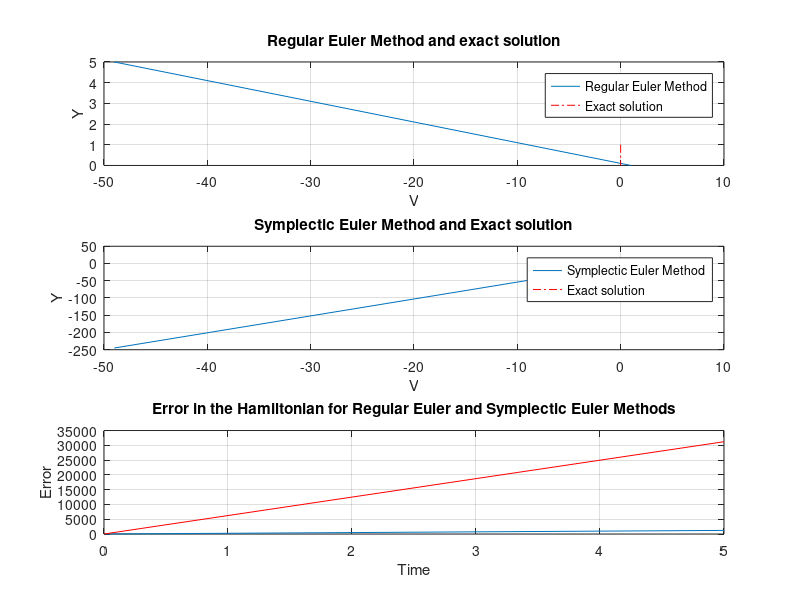

This chart was generated by the following MATLAB code:
%-----homework #5--- Problem 8------
clear all
clc



h=input('enter the step size: h=')
t=input('enter the time: t=')
a=input('enter the constant(gamma): a=')

% h=.05;
% t=50;
% a=.015;

xspan=[0 t];

Y1(1)=0;
V1(1)=1;

w=1;
x=xspan(1):h:xspan(2);

for n=1:length(x)-1
    
    Y1(n+1) = Y1(n) + h*V1(n) ;
    V1(n+1) = V1(n) +(h)*(-2*a*V1(n)-w^2*Y1(n));
    
end

H1=(V1.^2+Y1.^2)/2;

Y2(1)=0;
V2(1)=1;

for n=1:length(x)-1
    
    V2(n+1) = V2(n) + h*(-2*a*V2(n)-(w^2)*Y2(n)) ;
    Y2(n+1) = Y2(n) +(h)*V2(n+1);
    
end

H2=(V2.^2+Y2.^2)/2;

for i=1:length(x)
    y_exact(i)=exp(-a*x(i))*(1/w)*sin(w*x(i));
    v_exact(i)=exp(-a*x(i))*(1/w)*(-a*sin(w*x(i))+cos(w*x(i)));
end

H_exact=(v_exact.^2+y_exact.^2)/2;

Error1 = ( H1-H_exact) ;
Error2 = ( H2-H_exact) ;


subplot(3,1,1);
plot(V1,Y1,y_exact,v_exact,'-.r')
grid on, title('Regular Euler Method and exact solution')
legend('Regular Euler Method','Exact solution')
xlabel('V');
ylabel('Y');

subplot(3,1,2);
plot(V2,Y2,y_exact,v_exact,'-.r')
grid on, title('Symplectic Euler Method and Exact solution')
xlabel('V');
ylabel('Y');
legend('Symplectic Euler Method','Exact solution')


subplot(3,1,3);
plot(x,Error1,x,Error2,'r')
grid on, title('Error in the Hamiltonian for Regular Euler and Symplectic Euler Methods')
xlabel('Time');
ylabel('Error');
